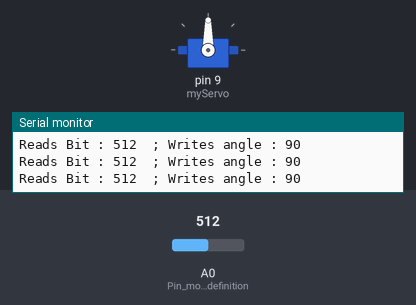
A sketch run on a simulated Arduino Uno, built with avr-gcc and run on an emulated ATmega328P. Parts: servo, the last lines printed to the serial monitor. The inputs (shaded band) are chosen by the test bench; at power-on: A0 (Pin_mode_definition) = 512.

Above: at 2.2 s.
2.3 s: A0 (Pin_mode_definition) set to 556
At 3.0 s:
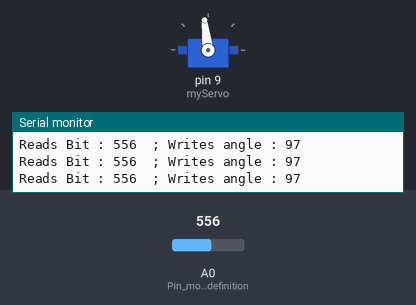
5.3 s: A0 (Pin_mode_definition) set to 584
At 6.5 s:
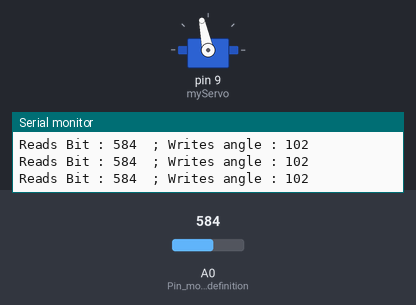
6.8 s: A0 (Pin_mode_definition) set to 716
At 7.4 s:
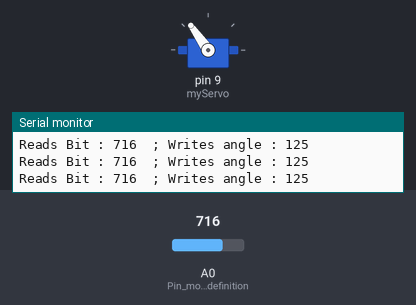
8.3 s: A0 (Pin_mode_definition) set to 306
At 8.8 s:
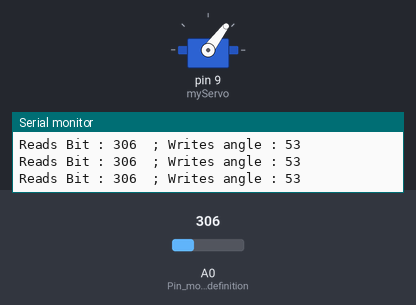
9.8 s: A0 (Pin_mode_definition) set to 122
At 11.0 s:
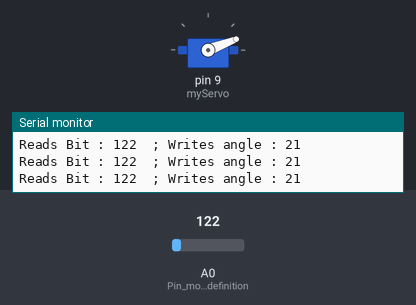
11.3 s: A0 (Pin_mode_definition) set to 0
At 12.3 s:
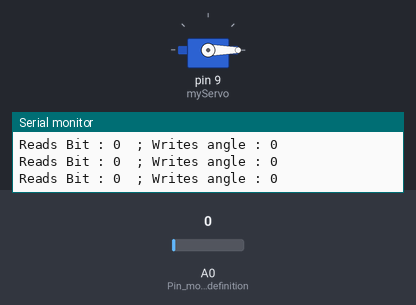
Timing chart, 0 to 13.8 s (numbered marks = the images above; inputs shaded):
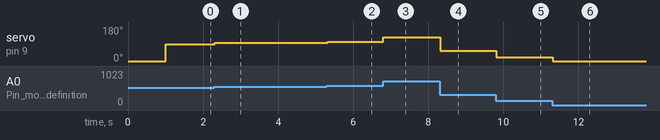

Measured:
- after the input at 2.3 s, servo on pin 9 (myServo): 90° → 97° at once
- after the input at 5.3 s, servo on pin 9 (myServo): 97° → 102° at once
- after the input at 6.8 s, servo on pin 9 (myServo): 102° → 125° at once
- after the input at 8.3 s, servo on pin 9 (myServo): 125° → 53° at once
- after the input at 9.8 s, servo on pin 9 (myServo): 53° → 21° at once
- after the input at 11.3 s, servo on pin 9 (myServo): 21° → 0° at once

The sketch:

servo_delay.ino
```cpp
/*****************************************************
IDP  Feedback and control of servo motor (V20210915)
Potentiometer controlled servo
*****************************************************/

#include <Servo.h>

Servo myServo;  //Create servo object to control a servo

void setup() {
  pinMode(A0, INPUT); //Pin mode definition
  myServo.attach(9);  //Attaches the servo on pin 9 to the servo object
  Serial.begin(115200); //Start serial connection
  myServo.write(0); //Set position
  delay(1000);
}

void loop() {
  int inputSignal = analogRead(A0);
  int pos = map(inputSignal, 0, 1023, 0, 180); //Converting the reading range to 180 degrees
  myServo.write(pos);
  Serial.print("Reads Bit : ");
  Serial.print(inputSignal);
  Serial.print("  ; Writes angle : ");
  Serial.println(pos);
  delay(15);
}
```
